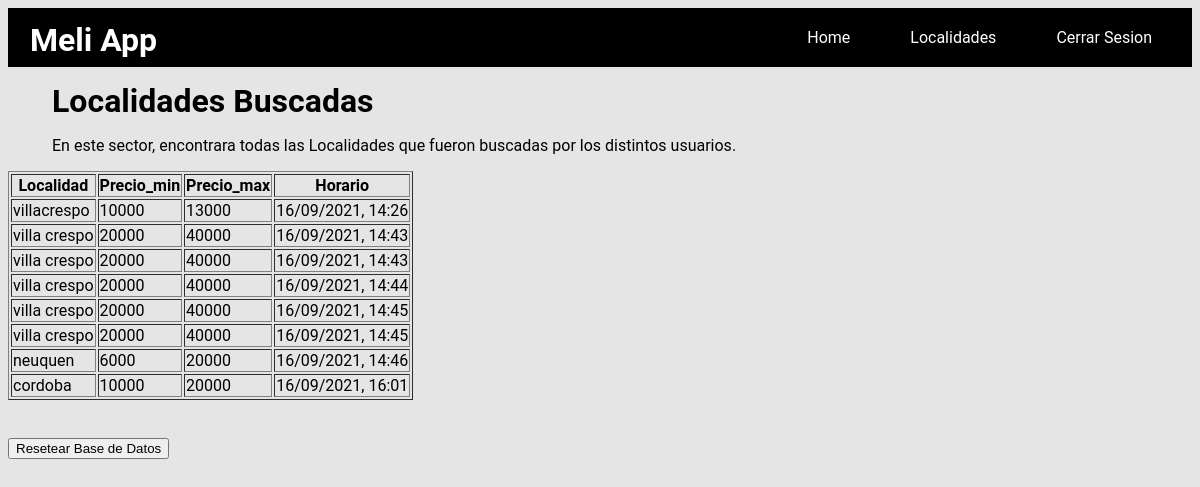
/localidades (signed in), run on an earlier commit of the app's database.
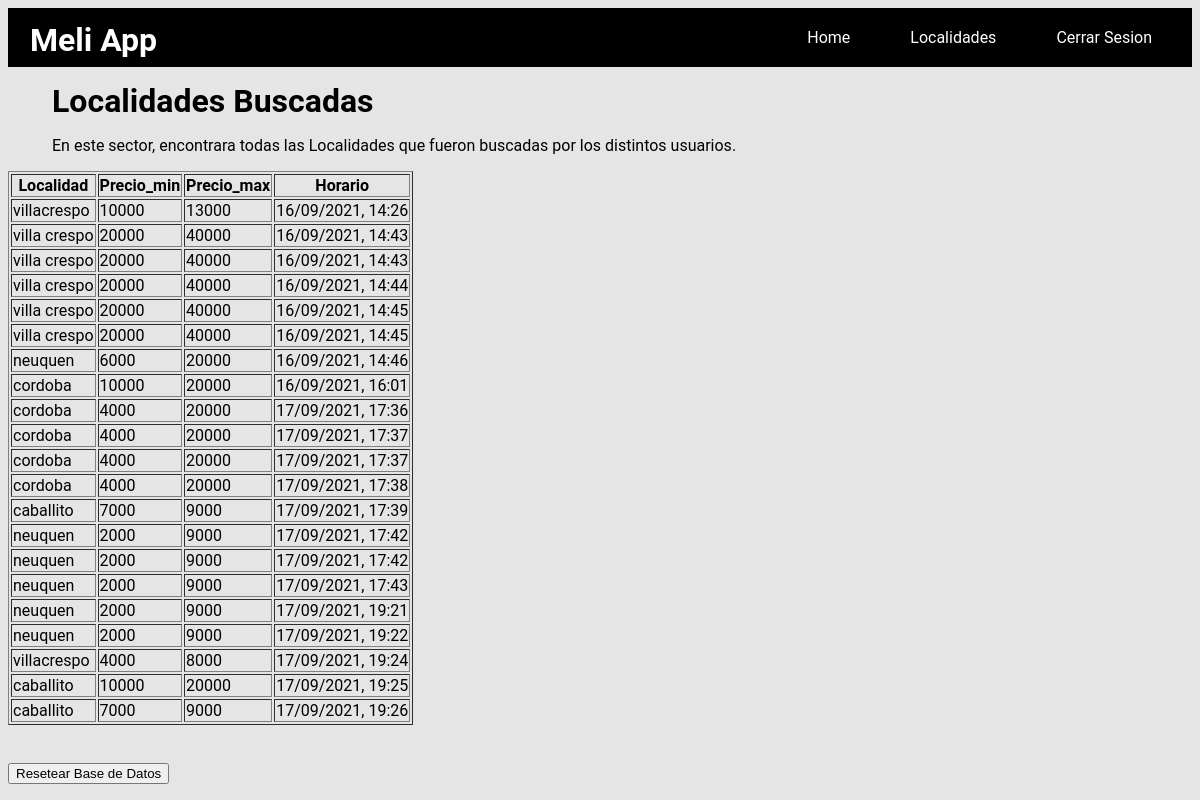
And on a later commit of the database.
### src/clases/localidad.py (models this page shows, shortened)
class Localidad(db.Model):
    __tablename__ = "localidad"
    id = db.Column(db.Integer,primary_key=True)
    location = db.Column(db.String)
    price_min = db.Column(db.Integer)
    price_max = db.Column(db.Integer)
    time = db.Column(db.String)

### app.py (the view, shortened to what this page needs)
@app.route("/localidades")
@login_required
def localidades():
    if request.method == 'GET':
        try:
            data = localidad.report()
            return render_template('tabla.html',data = data)
        except:
            return jsonify({'trace': traceback.format_exc()})

### app.py (called while the page is built)
@login_manager.user_loader
def load_user(user_id):
    return users.user_id(user_id)

### src/clases/localidad.py (called while the page is built)
def report(limit=0, offset=0):
    query= db.session.query(Localidad)
    if limit > 0:
        query = query.limit(limit)
        if offset > 0:
            query = query.offset(offset)
    json_result_list = []
    for person in query:
        json_result = {'Localidad': person.location,'Price_min': person.price_min, 'Price_max': person.price_max, 'Time':person.time}
        json_result_list.append(json_result)
    return json_result_list

### src/clases/users.py (called while the page is built)
def user_id(user_id):
    return User.query.get(int(user_id))

### templates/tabla.html
{% extends "base.html" %}
{% block content %}
<h1 class="parrafo">Localidades Buscadas</h1>
<div class="parrafo">
    <p>En este sector, encontrara todas las Localidades que fueron buscadas por los distintos usuarios.</p>
</div>
<table border="1">
    <thead cellpadding="1.0" cellspacing="1.0">
        <tr>
            <th>Localidad</th>
            <th>Precio_min</th>
            <th>Precio_max</th>
            <th>Horario</th>
        </tr>
        {% for row in data %}
        <tr>
            <td>{{row['Localidad']}}</td>
            <td>{{row['Price_min']}}</td>
            <td>{{row['Price_max']}}</td>
            <td>{{row['Time']}}</td>
        </tr>
        {% endfor %}
    </thead>
</table>
<br><br>
<form action="{{url_for('reset')}}">
    <input id= "1" type="submit" value="Resetear Base de Datos" />
</form>
{% endblock %}

### templates/base.html (shortened to what this page needs)
<!DOCTYPE html>
<html lang="en">
<head>
  <link rel="stylesheet" type="text/css" href="../static/css/home.css">
</head>
<body>
  <div>
    <h1 class="title">Meli App</h1>
  </div>
  <nav >
    <a class="nav-enlace" href="home">Home</a>
    <a class="nav-enlace" href="localidades">Localidades</a>
    <a class="nav-enlace" href="{{url_for('logout')}}">Cerrar Sesion</a>
  </nav>
  {% block content %}
  {% endblock %}
</body>
</html>

### static/css/home.css (style rules this page uses)
* { box-sizing: border-box; }
body { font-family: 'Roboto', sans-serif; background: #E5E5E5; }
.nav-enlace { color: white; display: inline-block; padding: 10px 30px; text-decoration: none; font-family: 'Roboto', sans-serif; }
.title { font-family: 'Roboto', sans-serif; position: absolute; left: 30px; color: white; top: 0%; }
nav { display: flex; background: black; padding: 10px; justify-content: flex-end; }
.parrafo { width: 700px; color: black; font-family:'Roboto', sans-serif; margin: 0%; margin-top: 15px; margin-left: 44px; }

What changed in the data, as far as the page shows it:
added Localidad: Localidad "cordoba", Price_min "4000", Price_max "20000", Time "17/09/2021, 17:36"
added Localidad: Localidad "cordoba", Price_min "4000", Price_max "20000", Time "17/09/2021, 17:37"
added Localidad: Localidad "cordoba", Price_min "4000", Price_max "20000", Time "17/09/2021, 17:37"
added Localidad: Localidad "cordoba", Price_min "4000", Price_max "20000", Time "17/09/2021, 17:38"
added Localidad: Localidad "caballito", Price_min "7000", Price_max "9000", Time "17/09/2021, 17:39"
added Localidad: Localidad "neuquen", Price_min "2000", Price_max "9000", Time "17/09/2021, 17:42"
added Localidad: Localidad "neuquen", Price_min "2000", Price_max "9000", Time "17/09/2021, 17:42"
added Localidad: Localidad "neuquen", Price_min "2000", Price_max "9000", Time "17/09/2021, 17:43"
added Localidad: Localidad "neuquen", Price_min "2000", Price_max "9000", Time "17/09/2021, 19:21"
added Localidad: Localidad "neuquen", Price_min "2000", Price_max "9000", Time "17/09/2021, 19:22"
added Localidad: Localidad "villacrespo", Price_min "4000", Price_max "8000", Time "17/09/2021, 19:24"
added Localidad: Localidad "caballito", Price_min "10000", Price_max "20000", Time "17/09/2021, 19:25"
added Localidad: Localidad "caballito", Price_min "7000", Price_max "9000", Time "17/09/2021, 19:26"
